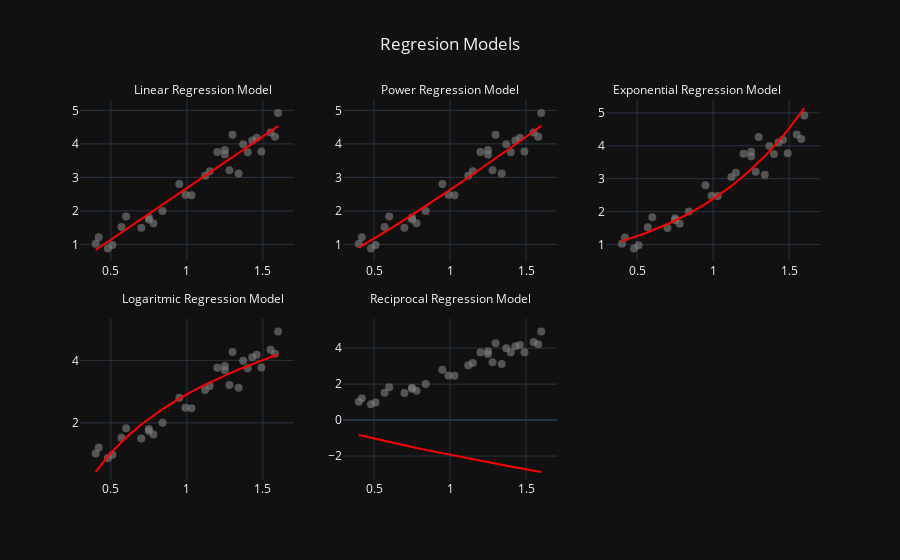

This figure's notebook cell:
### Code cell
best_model[3]

### Figure 1 — Plotly figure (JSON) as saved in the notebook; plotly's stock layout.template omitted (floating-point values rounded to 4 significant figures)
{"data": [{"hovertemplate": "x: %{x}<br>y: %{y}", "legendgroup": "", "marker": {"color": "gray", "coloraxis": "coloraxis", "opacity": 0.6, "size": 8, "symbol": "circle"}, "mode": "markers", "name": "", "orientation": "v", "showlegend": false, "type": "scatter", "x": [0.4, 0.42, 0.48, 0.51, 0.57, 0.6, 0.7, 0.75, 0.75, 0.78, 0.84, 0.95, 0.99, 1.03, 1.12, 1.15, 1.2, 1.25, 1.25, 1.28, 1.3, 1.34, 1.37, 1.4, 1.43, 1.46, 1.49, 1.55, 1.58, 1.6], "xaxis": "x", "y": [1.02, 1.21, 0.88, 0.98, 1.52, 1.83, 1.5, 1.8, 1.74, 1.63, 2, 2.8, 2.48, 2.47, 3.05, 3.18, 3.76, 3.68, 3.82, 3.21, 4.27, 3.12, 3.99, 3.75, 4.1, 4.18, 3.77, 4.34, 4.21, 4.92], "yaxis": "y"}, {"hovertemplate": "x: %{x}<br>y: %{y}", "line": {"color": "red"}, "marker": {"color": "gray", "opacity": 0.6, "size": 8}, "mode": "lines", "name": "Estimated Y", "type": "scatter", "x": [0.4, 0.42, 0.48, 0.51, 0.57, 0.6, 0.7, 0.75, 0.75, 0.78, 0.84, 0.95, 0.99, 1.03, 1.12, 1.15, 1.2, 1.25, 1.25, 1.28, 1.3, 1.34, 1.37, 1.4, 1.43, 1.46, 1.49, 1.55, 1.58, 1.6], "xaxis": "x", "y": [0.8342, 0.8958, 1.081, 1.173, 1.358, 1.45, 1.758, 1.912, 1.912, 2.005, 2.189, 2.528, 2.651, 2.775, 3.052, 3.144, 3.298, 3.452, 3.452, 3.545, 3.606, 3.729, 3.822, 3.914, 4.007, 4.099, 4.191, 4.376, 4.469, 4.53], "yaxis": "y"}, {"hovertemplate": "x: %{x}<br>y: %{y}", "legendgroup": "", "marker": {"color": "gray", "coloraxis": "coloraxis", "opacity": 0.6, "size": 8, "symbol": "circle"}, "mode": "markers", "name": "", "orientation": "v", "showlegend": false, "type": "scatter", "x": [0.4, 0.42, 0.48, 0.51, 0.57, 0.6, 0.7, 0.75, 0.75, 0.78, 0.84, 0.95, 0.99, 1.03, 1.12, 1.15, 1.2, 1.25, 1.25, 1.28, 1.3, 1.34, 1.37, 1.4, 1.43, 1.46, 1.49, 1.55, 1.58, 1.6], "xaxis": "x2", "y": [1.02, 1.21, 0.88, 0.98, 1.52, 1.83, 1.5, 1.8, 1.74, 1.63, 2, 2.8, 2.48, 2.47, 3.05, 3.18, 3.76, 3.68, 3.82, 3.21, 4.27, 3.12, 3.99, 3.75, 4.1, 4.18, 3.77, 4.34, 4.21, 4.92], "yaxis": "y2"}, {"hovertemplate": "x: %{x}<br>y: %{y}", "line": {"color": "red"}, "marker": {"color": "gray", "opacity": 0.6, "size": 8}, "mode": "lines", "name": "Estimated Y", "type": "scatter", "x": [0.4, 0.42, 0.48, 0.51, 0.57, 0.6, 0.7, 0.75, 0.75, 0.78, 0.84, 0.95, 0.99, 1.03, 1.12, 1.15, 1.2, 1.25, 1.25, 1.28, 1.3, 1.34, 1.37, 1.4, 1.43, 1.46, 1.49, 1.55, 1.58, 1.6], "xaxis": "x2", "y": [0.9047, 0.9576, 1.118, 1.2, 1.366, 1.45, 1.735, 1.88, 1.88, 1.967, 2.145, 2.475, 2.596, 2.719, 2.997, 3.09, 3.247, 3.405, 3.405, 3.501, 3.564, 3.692, 3.788, 3.885, 3.982, 4.079, 4.177, 4.373, 4.472, 4.538], "yaxis": "y2"}, {"hovertemplate": "x: %{x}<br>y: %{y}", "legendgroup": "", "marker": {"color": "gray", "coloraxis": "coloraxis", "opacity": 0.6, "size": 8, "symbol": "circle"}, "mode": "markers", "name": "", "orientation": "v", "showlegend": false, "type": "scatter", "x": [0.4, 0.42, 0.48, 0.51, 0.57, 0.6, 0.7, 0.75, 0.75, 0.78, 0.84, 0.95, 0.99, 1.03, 1.12, 1.15, 1.2, 1.25, 1.25, 1.28, 1.3, 1.34, 1.37, 1.4, 1.43, 1.46, 1.49, 1.55, 1.58, 1.6], "xaxis": "x3", "y": [1.02, 1.21, 0.88, 0.98, 1.52, 1.83, 1.5, 1.8, 1.74, 1.63, 2, 2.8, 2.48, 2.47, 3.05, 3.18, 3.76, 3.68, 3.82, 3.21, 4.27, 3.12, 3.99, 3.75, 4.1, 4.18, 3.77, 4.34, 4.21, 4.92], "yaxis": "y3"}, {"hovertemplate": "x: %{x}<br>y: %{y}", "line": {"color": "red"}, "marker": {"color": "gray", "opacity": 0.6, "size": 8}, "mode": "lines", "name": "Estimated Y", "type": "scatter", "x": [0.4, 0.42, 0.48, 0.51, 0.57, 0.6, 0.7, 0.75, 0.75, 0.78, 0.84, 0.95, 0.99, 1.03, 1.12, 1.15, 1.2, 1.25, 1.25, 1.28, 1.3, 1.34, 1.37, 1.4, 1.43, 1.46, 1.49, 1.55, 1.58, 1.6], "xaxis": "x3", "y": [1.103, 1.132, 1.222, 1.27, 1.372, 1.426, 1.621, 1.729, 1.729, 1.797, 1.94, 2.235, 2.352, 2.476, 2.78, 2.889, 3.08, 3.284, 3.284, 3.413, 3.502, 3.686, 3.831, 3.981, 4.138, 4.3, 4.469, 4.827, 5.016, 5.147], "yaxis": "y3"}, {"hovertemplate": "x: %{x}<br>y: %{y}", "legendgroup": "", "marker": {"color": "gray", "coloraxis": "coloraxis", "opacity": 0.6, "size": 8, "symbol": "circle"}, "mode": "markers", "name": "", "orientation": "v", "showlegend": false, "type": "scatter", "x": [0.4, 0.42, 0.48, 0.51, 0.57, 0.6, 0.7, 0.75, 0.75, 0.78, 0.84, 0.95, 0.99, 1.03, 1.12, 1.15, 1.2, 1.25, 1.25, 1.28, 1.3, 1.34, 1.37, 1.4, 1.43, 1.46, 1.49, 1.55, 1.58, 1.6], "xaxis": "x4", "y": [1.02, 1.21, 0.88, 0.98, 1.52, 1.83, 1.5, 1.8, 1.74, 1.63, 2, 2.8, 2.48, 2.47, 3.05, 3.18, 3.76, 3.68, 3.82, 3.21, 4.27, 3.12, 3.99, 3.75, 4.1, 4.18, 3.77, 4.34, 4.21, 4.92], "yaxis": "y4"}, {"hovertemplate": "x: %{x}<br>y: %{y}", "line": {"color": "red"}, "marker": {"color": "gray", "opacity": 0.6, "size": 8}, "mode": "lines", "name": "Estimated Y", "type": "scatter", "x": [0.4, 0.42, 0.48, 0.51, 0.57, 0.6, 0.7, 0.75, 0.75, 0.78, 0.84, 0.95, 0.99, 1.03, 1.12, 1.15, 1.2, 1.25, 1.25, 1.28, 1.3, 1.34, 1.37, 1.4, 1.43, 1.46, 1.49, 1.55, 1.58, 1.6], "xaxis": "x4", "y": [0.4308, 0.563, 0.9249, 1.089, 1.391, 1.53, 1.947, 2.134, 2.134, 2.241, 2.441, 2.775, 2.887, 2.994, 3.221, 3.293, 3.408, 3.519, 3.519, 3.583, 3.625, 3.707, 3.767, 3.826, 3.883, 3.94, 3.995, 4.102, 4.154, 4.188], "yaxis": "y4"}, {"hovertemplate": "x: %{x}<br>y: %{y}", "legendgroup": "", "marker": {"color": "gray", "coloraxis": "coloraxis", "opacity": 0.6, "size": 8, "symbol": "circle"}, "mode": "markers", "name": "", "orientation": "v", "showlegend": false, "type": "scatter", "x": [0.4, 0.42, 0.48, 0.51, 0.57, 0.6, 0.7, 0.75, 0.75, 0.78, 0.84, 0.95, 0.99, 1.03, 1.12, 1.15, 1.2, 1.25, 1.25, 1.28, 1.3, 1.34, 1.37, 1.4, 1.43, 1.46, 1.49, 1.55, 1.58, 1.6], "xaxis": "x5", "y": [1.02, 1.21, 0.88, 0.98, 1.52, 1.83, 1.5, 1.8, 1.74, 1.63, 2, 2.8, 2.48, 2.47, 3.05, 3.18, 3.76, 3.68, 3.82, 3.21, 4.27, 3.12, 3.99, 3.75, 4.1, 4.18, 3.77, 4.34, 4.21, 4.92], "yaxis": "y5"}, {"hovertemplate": "x: %{x}<br>y: %{y}", "line": {"color": "red"}, "marker": {"color": "gray", "opacity": 0.6, "size": 8}, "mode": "lines", "name": "Estimated Y", "type": "scatter", "x": [0.4, 0.42, 0.48, 0.51, 0.57, 0.6, 0.7, 0.75, 0.75, 0.78, 0.84, 0.95, 0.99, 1.03, 1.12, 1.15, 1.2, 1.25, 1.25, 1.28, 1.3, 1.34, 1.37, 1.4, 1.43, 1.46, 1.49, 1.55, 1.58, 1.6], "xaxis": "x5", "y": [-0.8341, -0.8735, -0.9905, -1.048, -1.163, -1.219, -1.404, -1.495, -1.495, -1.549, -1.656, -1.847, -1.916, -1.984, -2.134, -2.183, -2.264, -2.345, -2.345, -2.393, -2.424, -2.487, -2.534, -2.58, -2.627, -2.672, -2.718, -2.808, -2.853, -2.882], "yaxis": "y5"}], "layout": {"annotations": [{"showarrow": false, "text": "Linear Regression Model", "x": 0.1667, "xanchor": "center", "xref": "paper", "y": 1, "yanchor": "bottom", "yref": "paper"}, {"showarrow": false, "text": "Power Regression Model", "x": 0.5, "xanchor": "center", "xref": "paper", "y": 1, "yanchor": "bottom", "yref": "paper"}, {"showarrow": false, "text": "Exponential Regression Model", "x": 0.8333, "xanchor": "center", "xref": "paper", "y": 1, "yanchor": "bottom", "yref": "paper"}, {"showarrow": false, "text": "Logaritmic Regression Model", "x": 0.1667, "xanchor": "center", "xref": "paper", "y": 0.45, "yanchor": "bottom", "yref": "paper"}, {"showarrow": false, "text": "Reciprocal Regression Model", "x": 0.5, "xanchor": "center", "xref": "paper", "y": 0.45, "yanchor": "bottom", "yref": "paper"}], "showlegend": false, "title": {"text": "Regresion Models", "x": 0.5}, "xaxis": {"anchor": "y", "domain": [0, 0.2889]}, "xaxis2": {"anchor": "y2", "domain": [0.3556, 0.6444]}, "xaxis3": {"anchor": "y3", "domain": [0.7111, 1]}, "xaxis4": {"anchor": "y4", "domain": [0, 0.2889]}, "xaxis5": {"anchor": "y5", "domain": [0.3556, 0.6444]}, "xaxis6": {"anchor": "y6", "domain": [0.7111, 1]}, "yaxis": {"anchor": "x", "domain": [0.575, 1]}, "yaxis2": {"anchor": "x2", "domain": [0.575, 1]}, "yaxis3": {"anchor": "x3", "domain": [0.575, 1]}, "yaxis4": {"anchor": "x4", "domain": [0, 0.425]}, "yaxis5": {"anchor": "x5", "domain": [0, 0.425]}, "yaxis6": {"anchor": "x6", "domain": [0, 0.425]}}}
